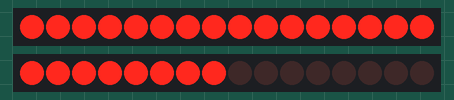
Simulated run of this sketch. Board: Arduino Uno, built with avr-gcc and run on an emulated ATmega328P. Parts: 2 × 16 port-expander outputs drawn as a row of LEDs (first output left, lit = HIGH). Wiring (inferred from the names in the program): MCP23017 port expander at I2C address 0x20; MCP23017 port expander at I2C address 0x21. Wiring (inferred from the signals the program sends): 2 × row of LEDs: on Q0, Q1, Q2, Q3, Q4, Q5, Q6, Q7, Q8, Q9, Q10, Q11, Q12, Q13, Q14, Q15 / on Q0, Q1, Q2, Q3, Q4, Q5, Q6, Q7, Q8, Q9, Q10, Q11, Q12, Q13, Q14, Q15. What the sketch prints to the serial monitor is not drawn.

Above: at 0.1 s.
At 2.71 s:
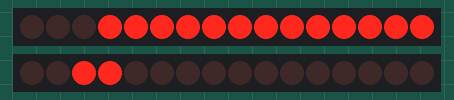
At 7.48 s:
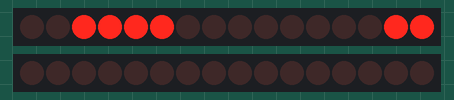
At 19.27 s:
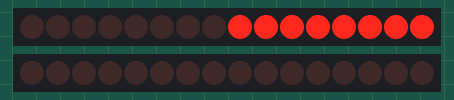
At 28.38 s:
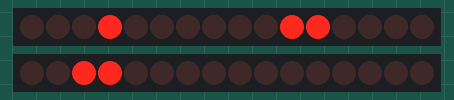
At 37.25 s:
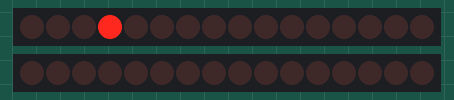
Timing chart, 0 to 40.0 s (numbered marks = the images above):
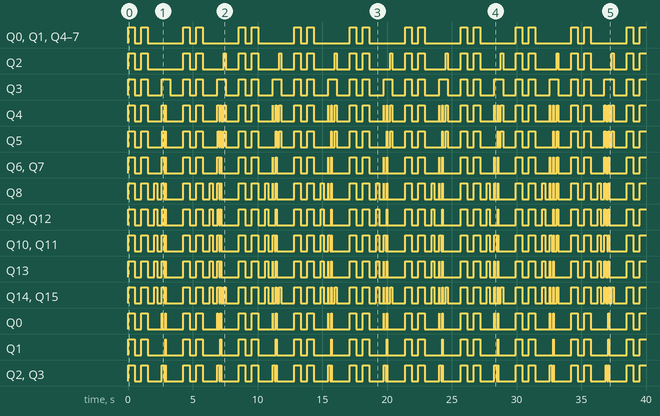

Measured:
- by itself, Q0, Q1, Q4–7: repeats every 4.3 s: LOW 0.50 s, HIGH 0.50 s, LOW 2.8 s, HIGH 0.50 s
- by itself, Q2: LOW → HIGH at 0.00 s, → LOW 0.50 s later, → HIGH 0.50 s later, → LOW 0.50 s later, … (55 changes in this stretch)
- by itself, Q3: repeats every 4.3 s: LOW 0.50 s, HIGH 0.50 s, LOW 1.1 s, HIGH 0.65 s, LOW 1.0 s, HIGH 0.50 s
- by itself, Q4: LOW → HIGH at 0.00 s, → LOW 0.50 s later, → HIGH 0.50 s later, → LOW 0.50 s later, … (91 changes in this stretch)
- by itself, Q5: LOW → HIGH at 0.00 s, → LOW 0.50 s later, → HIGH 0.50 s later, → LOW 0.50 s later, … (79 changes in this stretch)
- by itself, Q6, Q7: LOW → HIGH at 0.00 s, → LOW 0.50 s later, → HIGH 0.50 s later, → LOW 0.50 s later, … (77 changes in this stretch)
- by itself, Q8: LOW → HIGH at 0.00 s, → LOW 0.50 s later, → HIGH 0.50 s later, → LOW 0.50 s later, … (95 changes in this stretch)
- by itself, Q9, Q12: LOW → HIGH at 0.00 s, → LOW 0.50 s later, → HIGH 0.50 s later, → LOW 0.50 s later, … (83 changes in this stretch)

The sketch:

ExpandIO.ino
```cpp
/*
 Example 41.1 - Microchip MCP23017 with Arduino
 http://tronixstuff.com/tutorials > chapter 41
 John Boxall | CC by-sa-nc
*/
// pins 15~17 to GND, I2C bus address is 0x20
#include "Wire.h"
void setup()
{
  Serial.begin(9600);
  Wire.begin(); // wake up I2C bus

  // set I/O pins to outputs

  Wire.beginTransmission(0x20);
  Wire.write(0x00); // IODIRA register
  Wire.write(0x00); // set all of port A to outputs
  Wire.endTransmission();

  Wire.beginTransmission(0x20);
  Wire.write(0x01); // IODIRB register
  Wire.write(0x00); // set all of port B to outputs
  Wire.endTransmission();

  Wire.beginTransmission(0x21);//second chip
  Wire.write(0x00); // IODIRA register
  Wire.write(0x00); // set all of port A to outputs
  Wire.endTransmission();

  Wire.beginTransmission(0x21);//second chip
  Wire.write(0x01); // IODIRB register
  Wire.write(0x00); // set all of port B to outputs
  Wire.endTransmission();
}

void binaryCount()
{
  for (unsigned long a = 0; a < 0xFFFF; a++)
  {
    set_bits(a);
  }
}

void l_r()
{
  unsigned long i = 1;
  for (byte a = 0; a < 24; a++)
  {
    set_bits(i);
    i = i << 1;
    delay(100);
  }
}

void r_l()
{
  unsigned long i = 1;
  i = i << 23;
  for (byte a = 0; a < 24; a++)
  {
    set_bits(i);
    i = i >> 1;
    delay(100);
  }
}

void greta()
{
  unsigned long letter[] = {
    0x000000, 0x000000, 0x00ff00, 0x01ffc0, 0x03e1e0, 0x070070, 0x0e0038, 0x0c0018, 0x0c0018, 0x1c080c, 0x18180c, 0x1c180c,
    0x0c1808, 0x0c1818, 0x0ff818, 0x0ff838, 0x000000, 0x000000, 0x000000, 0x000000, 0x000000, 0x0ffff8, 0x0ffff8, 0x000808,
    0x000808, 0x001808, 0x001c08, 0x003c18, 0x00fe18, 0x03e7f8, 0x0fc3f0, 0x0e00c0, 0x080000, 0x000000, 0x000000, 0x000000,
    0x0ffff8, 0x0ffff8, 0x0dedd8, 0x0c0c08, 0x0c0c08, 0x0c0c08, 0x0c0c08, 0x0c0c08, 0x0c0c08, 0x0c0008, 0x000000, 0x000000,
    0x000008, 0x000008, 0x000008, 0x000008, 0x000008, 0x0ffff8, 0x0ffff8, 0x0ffff8, 0x000008, 0x000008, 0x000008, 0x000008,
    0x000008, 0x000000, 0x0c0000, 0x0f0000, 0x07e000, 0x01fc00, 0x00df80, 0x00c7e0, 0x00c0f8, 0x00c03c, 0x00c0f8, 0x00c7f0,
    0x00dfc0, 0x00fe00, 0x07f000, 0x0f8000, 0x0c0000, 0x000000, 0x000000
  };

  for (int i = 0; i < (sizeof(letter)/sizeof(long)); i++)
  {
    set_bits(letter[i]);
    delay(15);
  }

}

void set_bits(unsigned long i)
{
  byte b;
  b = i & B11111111;
  Serial.print(b);
  Serial.print("  ");

  Wire.beginTransmission(0x20); //chip 1
  Wire.write(0x12); // GPIOA
  Wire.write(b); // port A
  Wire.endTransmission();

  i = i >> 8;
  b = i & B11111111;

  Wire.beginTransmission(0x20); //chip 1
  Wire.write(0x13); // GPIOB
  Wire.write(b); // port B
  Wire.endTransmission();

  i = i >> 8;
  b = i & B11111111;

  Wire.beginTransmission(0x21); //chip 2
  Wire.write(0x12); // GPIOA
  Wire.write(b); // port B
  Wire.endTransmission();
}

void all_flash()
{
  for (byte a = 0; a < 2; a++)
  {
    set_bits(0xFFFFFFu);
    delay(500);
    set_bits(0x000000u);
    delay(500);
  }
}

void loop()
{ Serial.println("Begin all_flash()");
  all_flash();
  greta();
  //for (int i = 0; i < 5; i++)
  //{
   // l_r();
  //  r_l();
  //}
 // Serial.println("Begin binaryCount()");
 // binaryCount();
 delay(1000);
}
```
